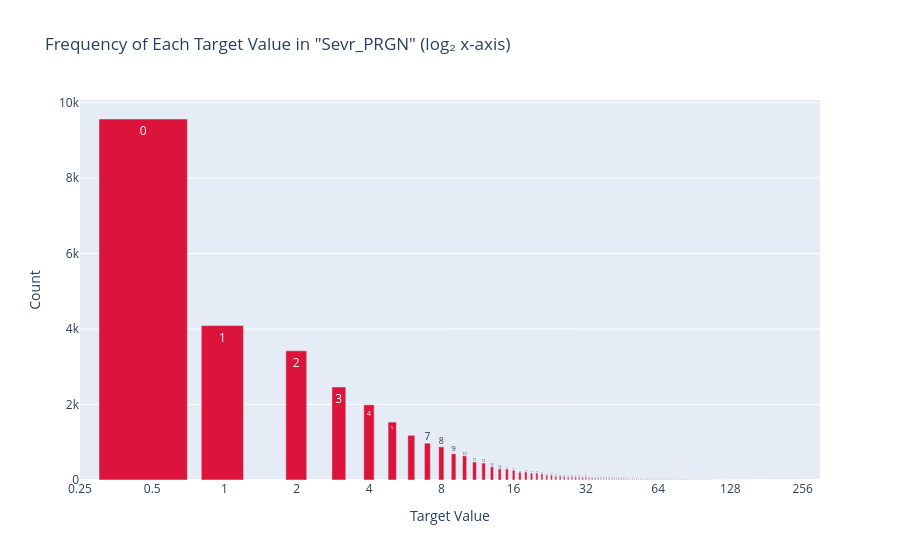

The code cell stored with this chart in its notebook:
### Code cell
plot_log2_frequency(dataset, 'Sevr_PRGN')

### Figure 1 — Plotly figure (JSON) as saved in the notebook; plotly's stock layout.template omitted (floating-point values rounded to 4 significant figures; data arrays with more than 128 entries replaced by an {"elided": "..."} marker saying what was removed)
{"data": [{"hovertemplate": "Value: %{text}<br>Count: %{y}<extra></extra>", "marker": {"color": "crimson"}, "text": {"elided": "175 str values"}, "type": "bar", "x": {"elided": "175 float values"}, "y": {"elided": "175 int values"}}], "layout": {"title": {"text": "Frequency of Each Target Value in \"Sevr_PRGN\" (log₂ x-axis)"}, "xaxis": {"dtick": 0.301, "title": {"text": "Target Value"}, "type": "log"}, "yaxis": {"title": {"text": "Count"}}}}
